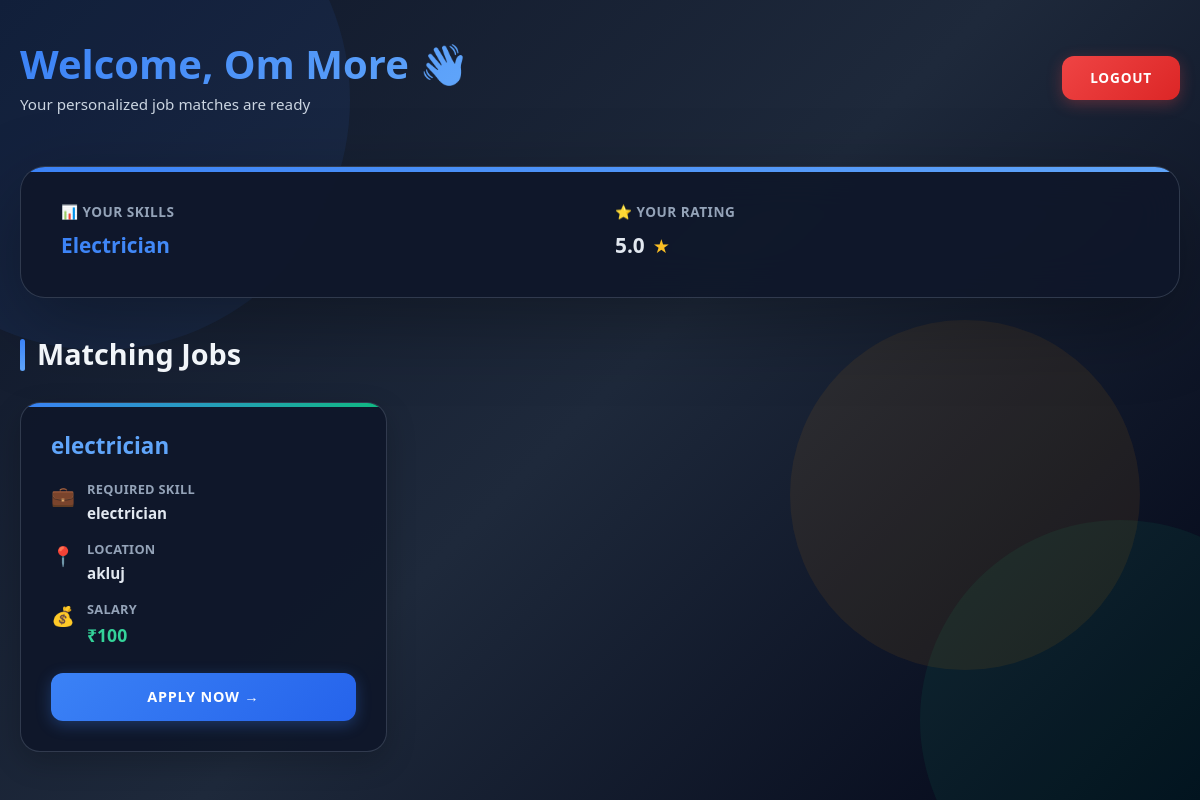
The page /worker_dashboard (signed in) on the database its author committed.
### tables this page shows
CREATE TABLE users(
    id INTEGER PRIMARY KEY AUTOINCREMENT,
    name TEXT,
    email TEXT UNIQUE,
    password TEXT,
    role TEXT,   -- worker/company/admin
    created_at TIMESTAMP DEFAULT CURRENT_TIMESTAMP
);

CREATE TABLE worker_profiles(
    id INTEGER PRIMARY KEY AUTOINCREMENT,
    user_id INTEGER UNIQUE,
    skills TEXT,
    experience INTEGER,
    location TEXT,
    expected_salary INTEGER,
    availability TEXT,
    rating REAL DEFAULT 0,
    total_reviews INTEGER DEFAULT 0,
    FOREIGN KEY(user_id) REFERENCES users(id)
);

CREATE TABLE jobs(
    id INTEGER PRIMARY KEY AUTOINCREMENT,
    company_id INTEGER,
    title TEXT,
    skill_required TEXT,
    experience_required INTEGER,
    location TEXT,
    salary INTEGER,
    job_type TEXT,
    description TEXT,
    status TEXT DEFAULT 'open',
    created_at TIMESTAMP DEFAULT CURRENT_TIMESTAMP,
    FOREIGN KEY(company_id) REFERENCES users(id)
);

### app.py (the view)
@app.route("/worker_dashboard")
def worker_dashboard():
    if "worker_id" not in session:
        return redirect("/worker_login")
    db = get_db()
    worker = db.execute("""
    SELECT users.name, worker_profiles.*
    FROM worker_profiles
    JOIN users ON worker_profiles.user_id = users.id
    WHERE user_id=?
    """,(session["worker_id"],)).fetchone()
    jobs = db.execute("""
    SELECT * FROM jobs
    WHERE skill_required LIKE ?
    AND status='open'
    """,('%'+worker["skills"]+'%',)).fetchall()
    return render_template("worker_dashboard.html",worker=worker,jobs=jobs)

### app.py (called while the page is built)
def get_db():
    conn = sqlite3.connect("database.db")
    conn.row_factory = sqlite3.Row
    return conn

### templates/worker_dashboard.html (shortened to what this page needs)
<!DOCTYPE html>
<html lang="en">
<head>
<link href="https://cdn.jsdelivr.net/npm/bootstrap@5.3.2/dist/css/bootstrap.min.css" rel="stylesheet">
</head>
<body>
  <div class="bg-element bg-element-2"></div>
  <div class="bg-element bg-element-3"></div>
  <div class="main-wrapper">
    <div class="header-section">
      <div class="header-title">
        <h1>Welcome, {{worker.name}} 👋</h1>
        <p>Your personalized job matches are ready</p>
      </div>
      <a href="/logout" class="logout-btn">Logout</a>
    </div>
    <div class="profile-card">
      <div class="profile-content">
        <div class="profile-item">
          <span class="profile-item-label">📊 Your Skills</span>
          <span class="profile-item-value highlight">{{worker.skills}}</span>
        </div>
        <div class="profile-item">
          <span class="profile-item-label">⭐ Your Rating</span>
          <div class="rating-display">
            <span class="profile-item-value">{{worker.rating}}</span>
            <span class="rating-stars">★</span>
          </div>
        </div>
      </div>
    </div>
    <div class="jobs-section">
      <div class="section-header">
        <h2>Matching Jobs</h2>
      </div>
      {% if jobs %}
      <div class="jobs-container">
        {% for job in jobs %}
        <div class="job-card">
          <h3 class="job-title">{{job.title}}</h3>
          <div class="job-details">
            <div class="job-detail">
              <span class="job-detail-icon">💼</span>
              <div class="job-detail-text">
                <span class="job-detail-label">Required Skill</span>
                <span class="job-detail-value">{{job.skill_required}}</span>
              </div>
            </div>
            <div class="job-detail">
              <span class="job-detail-icon">📍</span>
              <div class="job-detail-text">
                <span class="job-detail-label">Location</span>
                <span class="job-detail-value">{{job.location}}</span>
              </div>
            </div>
            <div class="job-detail">
              <span class="job-detail-icon">💰</span>
              <div class="job-detail-text">
                <span class="job-detail-label">Salary</span>
                <span class="job-detail-value salary-highlight">₹{{job.salary}}</span>
              </div>
            </div>
          </div>
          <a href="/apply_job/{{job.id}}" class="apply-btn">Apply Now →</a>
        </div>
        {% endfor %}
      </div>
      {% else %}
      <div class="no-jobs">
        <div class="no-jobs-icon">🔍</div>
        <p class="no-jobs-text">No matching jobs available right now. Check back soon!</p>
      </div>
      {% endif %}
    </div>
  </div>
</body>
</html>

### rows shown on the page
users: name "Om More"
worker_profiles: skills "Electrician", rating "5.0"
jobs: title "electrician", skill_required "electrician", location "akluj", salary "100"
